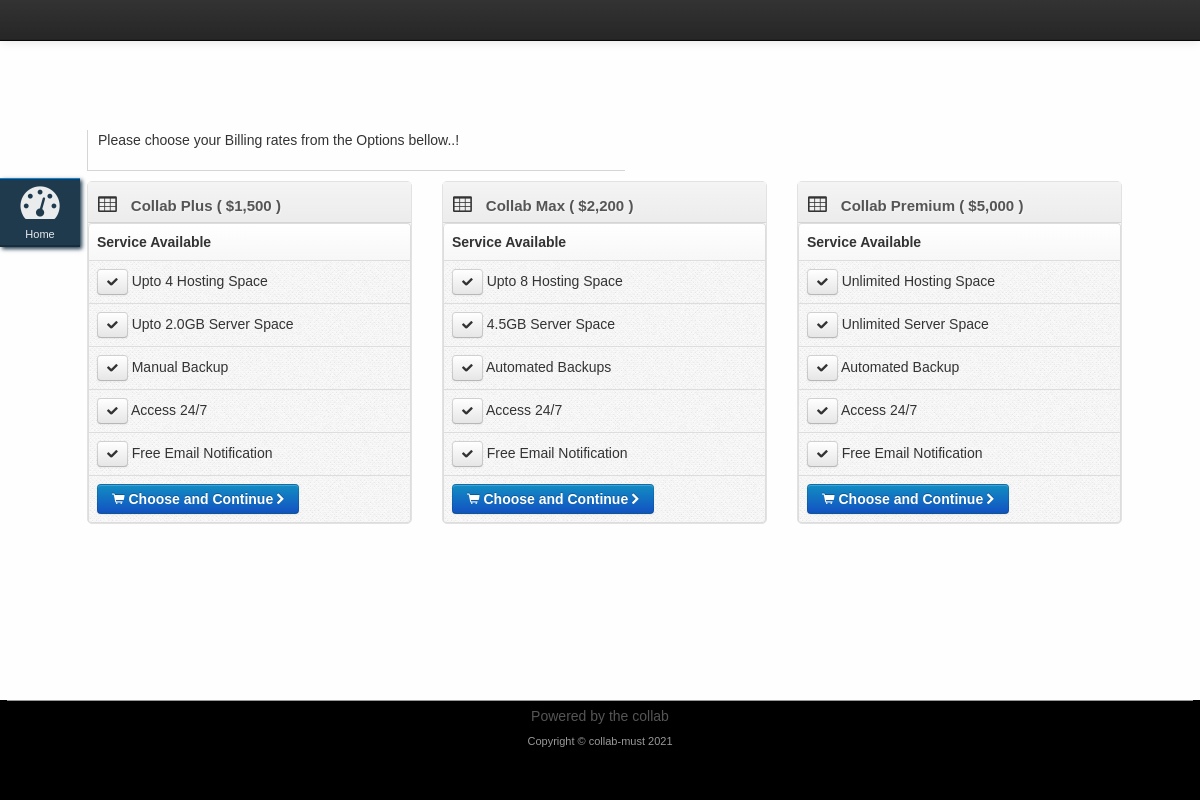
The page /pages/instance/sv_instance.php on the database its author committed.
### tables this page shows
CREATE TABLE `billing_rate` (
  `billing_rate_id` int(11) NOT NULL,
  `billing_particular` varchar(500) DEFAULT NULL,
  `billing_id` int(11) NOT NULL
);

CREATE TABLE `billing` (
  `billing_id` int(11) NOT NULL,
  `billing_amount` varchar(45) DEFAULT NULL,
  `billing_name` varchar(50) NOT NULL
);

### classes/Config.php (called while the page is built, shortened)
<?php
class Config{
    public static function get($path=null){
        if($path){
            $config=$GLOBALS['config'];
            $path =  explode('/', $path);
            return $config;
        }
        return false;
    }
}
?>

### classes/DB.php (called while the page is built, shortened)
<?php
class DB {
    private static $_instance = null;
    private $_pdo,
            $_query,
            $_error = false,
            $_result,
            $_options,
            $_dropQuery,
            $_columnName,
            $_ipNumber = null,
            $_count = 0,
            $_ugxAmount,
            $_grade, $_comment;
    private function __construct() {
        try {
            $this->_pdo = new PDO('mysql:host=' . Config::get('mysql/host') . ';dbname=' . Config::get('mysql/db'), Config::get('mysql/username'), Config::get('mysql/password'));
        } catch (PDOException $exc) {
            die($exc->getMessage());
        }
    }
    public static function getInstance() {
        if (!isset(self::$_instance)) {
            self::$_instance = new DB();
        }
        return self::$_instance;
    }
    public function query($sql, $params = array()) {
        if ($this->_query = $this->_pdo->prepare($sql)) {
            if ($this->_query->execute()) {
                $this->_result = $this->_query->fetchAll(PDO::FETCH_OBJ);
                $this->_count = $this->_query->rowCount();
            } else {
                print_r($this->_query->errorInfo());
                $this->_error = true;
            }
        }
        return $this;
    }
    public function results() {
        return $this->_result;
    }
    public function count() {
        return $this->_count;
    }
    public function checkRows($sql) {
        $this->_query = $this->query($sql);
        if ($this->count() > 0) {
            return TRUE;
        } else {
            return FALSE;
        }
    }
}
?>

### pages/instance/sv_instance.php (the view, shortened to what this page needs)
<?php
include 'includes/libs.php';
?>
</head>
<body>
     <div class="navbar navbar-fixed-top">
            <div class="navbar-inner">
            </div>
        </div>
    <div id="body-container">
        <div id="body-content">
            <div class="body-nav body-nav-vertical body-nav-fixed">
                <div class="container">
                    <ul>
                        <li>
                            <a href="index?!=wel|uewyiywuiynnncvbdyusdin jhsuisiuwiuwe9287217725265363">
                                <i class="icon-dashboard icon-large"></i> Home
                            </a>
                        </li>
                    </ul>
                </div>
            </div>
            <section class="page container">
                <div class="row">
                    <div class="span8">
                        <div class="blockoff-left">
                            <p> Please choose your Billing rates from the Options bellow..! </p>
                        </div>
                    </div>
                </div>
                <div class="row">
                    <form  action="#" method="POST" class="form-inline">
                        <?php
                        $query = "SELECT * FROM billing_rate br, billing b WHERE br.billing_id = b.billing_id GROUP BY br.billing_id ";
                        if (DB::getInstance()->checkRows($query)) {
                            $users_list = DB::getInstance()->query($query);
                            foreach ($users_list->results() as $users):
                                ?>
                                <div class="span5">
                                    <div class="box pattern pattern-sandstone">
                                        <div class="box-header">
                                            <i class="icon-table"></i>
                                            <h5>
                                                <?php echo $users->billing_name." ( $".number_format($users->billing_amount)." )"; ?>
                                            </h5>
                                        </div>
                                        <div class="box-content box-table">
                                            <table id="sample-table" class="table table-hover table-bordered tablesorter">
                                                <thead>
                                                    <tr>
                                                        <th>Service Available</th>
                                                    </tr>
                                                </thead>
                                                <tbody>
                                                    <?php
                                                    $query2 = "SELECT * FROM billing_rate WHERE billing_id = '$users->billing_id'";
                                                    $users_list2 = DB::getInstance()->query($query2);
                                                    foreach ($users_list2->results() as $users2):
                                                        ?>
                                                        <tr>
                                                            <td>
                                                                <a href="#" class="btn btn-small btn-default">
                                                                    <i class="btn-icon-only icon-ok"></i>
                                                                </a>
 <?php echo $users2->billing_particular; ?></td>
                                                        </tr>
                                                    <?php endforeach;
                                                    ?>
                                                </tbody>
                                                <tfoot>
                                                    <tr>
                                                        <th>
                                                            <a  href="index?!=pay&~=<?php echo $users->billing_id; ?>" name="submitDetails" value="submitDetails" class="btn btn-primary">
                                        <i class="icon-shopping-cart"></i> Choose and Continue <i class="icon-chevron-right"></i>
                                    </a>
                                                        </th>
                                                    </tr>
                                                </tfoot>
                                            </table>
                                        </div>
                                    </div>
                                </div>
                                <?php
                            endforeach;
                        }
                        ?>
                    </form>
                </div>
            </section>
        </div>
    </div>
<?php include 'includes/footer.php'; ?>
</body>
</html>

### includes/libs.php (shortened to what this page needs)
<!DOCTYPE html>
<html lang="en">
    <head>
        <link href="css/customize-template.css" type="text/css" media="screen, projection" rel="stylesheet" />

### includes/footer.php
<footer style="background-color: #000000" class="application-footer">
        <div class="container">
            <p>Powered by the collab</p>
            <div class="disclaimer">
                <p>Copyright © collab-must <?php echo date('Y'); ?></p>
            </div>
        </div>
    </footer>

### rows shown on the page
billing_rate: billing.billing_name "Collab Plus", billing.billing_amount "1,500", billing_particular "Upto 4 Hosting Space"
billing_rate: billing_particular "Upto 2.0GB Server Space"
billing_rate: billing_particular "Manual Backup"
billing_rate: billing_particular "Access 24/7"
billing_rate: billing_particular "Free Email Notification"
billing_rate: billing.billing_name "Collab Max", billing.billing_amount "2,200", billing_particular "Upto 8 Hosting Space"
billing_rate: billing_particular "4.5GB Server Space"
billing_rate: billing_particular "Automated Backups"
billing_rate: billing_particular "Access 24/7"
billing_rate: billing_particular "Free Email Notification"
billing_rate: billing.billing_name "Collab Premium", billing.billing_amount "5,000", billing_particular "Unlimited Hosting Space"
billing_rate: billing_particular "Unlimited Server Space"
billing_rate: billing_particular "Automated Backup"
billing_rate: billing_particular "Access 24/7"
billing_rate: billing_particular "Free Email Notification"
